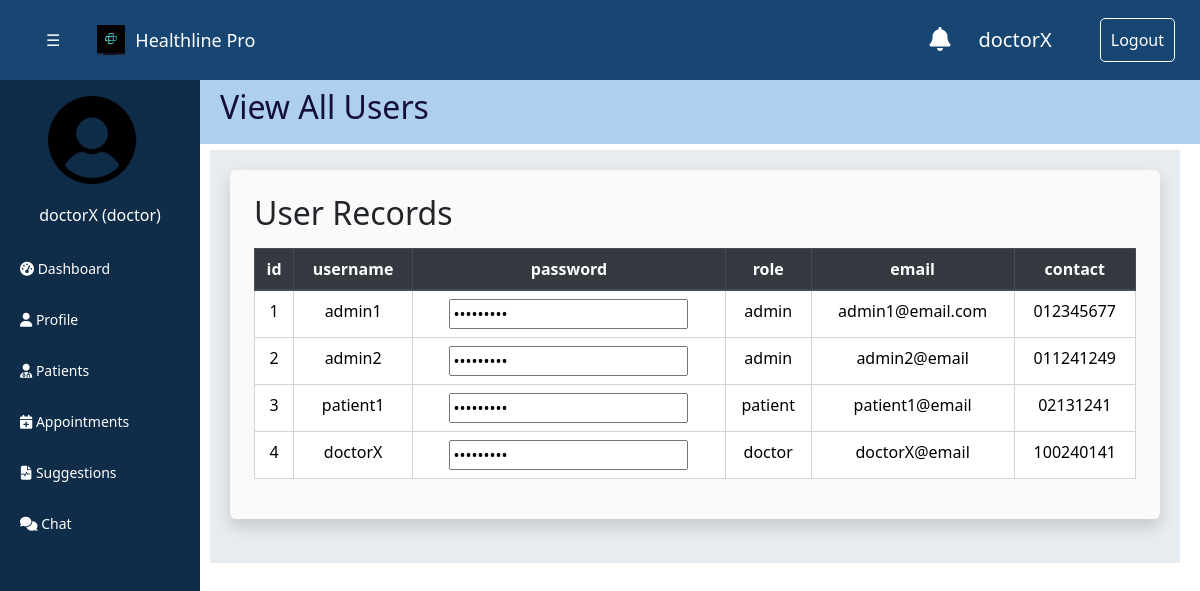
Page /users (signed in) on the committed database.
### tables this page shows
CREATE TABLE users (
        id INTEGER PRIMARY KEY AUTOINCREMENT,
        username VARCHAR(50) UNIQUE,
        password VARCHAR(50),
        role VARCHAR(50),
        email VARCHAR(100) UNIQUE,
        contact VARCHAR(20)
    );

### app.py (the view)
@app.route("/users")
def users():
    if "username" in session:
        user_data, columns = crud.fetch_data_from_table("users")
        return render_template("a_users.html", data=user_data, columns=columns)

### app.py (called while the page is built)
@app.after_request
def add_cache_control(response):
    response.headers["Cache-Control"] = "no-cache, no-store, must-revalidate"
    return response

@app.context_processor
def inject_variables():
    if "username" in session and "role" in session:
        return dict(role=session["role"], username=session["username"])
    dummy = {"role": "role", "username": "username"}
    return dummy

### crud_operation.py (called while the page is built)
def execute_fetch_query(query, params=None):
    cursor = conn.cursor()
    try:
        if params:
            cursor.execute(query, params)
        else:
            cursor.execute(query)
        table_data = cursor.fetchall()
        if not table_data:
            print("No rows found.")
        columns = [column[0] for column in cursor.description]
        return table_data, columns
    except sqlite3.Error as e:
        print(f"Error executing query: {e}")
        return None, None
    finally:
        cursor.close()

def fetch_data_from_table(table_name):
    query = f"SELECT * FROM {table_name}"
    return execute_fetch_query(query)

### templates/a_users.html (shortened to what this page needs)
{% extends 'base.html' %}
{% block header %}
View All Users
{% endblock %}
{% block content %}
<section class="section-bg p-4 rounded shadow mb-4">
    <h2 class="mb-3">User Records</h2>
    <table class="table">
        <thead class="thead-dark">
            <tr>
                {% for column in columns %}
                <th>{{ column }}</th>
                {% endfor %}
            </tr>
        </thead>
        <tbody>
            {% for row in data %}
            <tr>
                {% for value in row %}
                <td>
                    {% if loop.index0 == 2 %}
                    <input type="password" value="{{ value }}">
                    {% else %}
                    {{ value }}
                    {% endif %}
                </td>
                {% endfor %}
            </tr>
            {% endfor %}
        </tbody>
    </table>
</section>
{% endblock %}

### templates/base.html (shortened to what this page needs)
<!DOCTYPE html>
<html lang="en">
<head>
    <link href="https://maxcdn.bootstrapcdn.com/bootstrap/4.5.2/css/bootstrap.min.css" rel="stylesheet">
    <link rel="stylesheet" href="https://cdn.jsdelivr.net/npm/fullcalendar@5.10.1/main.min.css" />
    <link rel="stylesheet" href="https://cdnjs.cloudflare.com/ajax/libs/font-awesome/5.15.3/css/all.min.css"
 />
    <link rel="stylesheet" href="/static/styles.css">
    {% block additional_css %}
    <link href="./static/assets/vendor/animate.css/animate.min.css" rel="stylesheet">
    <link href="./static/assets/vendor/bootstrap/css/bootstrap.min.css" rel="stylesheet">
    <link href="./static/assets/vendor/fontawesome-free/css/all.min.css" rel="stylesheet">
    <link href="./static/assets/vendor/bootstrap-icons/bootstrap-icons.css" rel="stylesheet">
    <link href="./static/assets/vendor/boxicons/css/boxicons.min.css" rel="stylesheet">
    <link href="./static/assets/vendor/glightbox/css/glightbox.min.css" rel="stylesheet">
    <link href="./static/assets/vendor/remixicon/remixicon.css" rel="stylesheet">
    <link href="./static/assets/vendor/swiper/swiper-bundle.min.css" rel="stylesheet">
    <link href="./static/assets/css/style.css" rel="stylesheet">
    {% endblock %}
</head>
<body>
    <div class="topbar">
        <div id="main">
            <button class="btn text-light mr-3" onclick="ToggleNav()">☰ </button>
        </div>
        <div class="logo-container ml-3">
            <img src="./static/health.png" alt="Image" height="auto" class="topbar-image">
            <div class="logo">Healthline Pro</div>
        </div>
        <div class="notification-container">
            <a id="notification-button" href="/notifications">
                <i class="fas fa-bell mr-1"> </i>
            </a>
        </div>
        <div class="ml-4" style="font-size: 20px;">
            {{username}}
        </div>
        <div class="logout-button ml-5">
            <a href="/logout">Logout</a>
        </div>
    </div>
    <div id="mySidebar" class="sidebar">
        <div class="container">
            <img src="./static/user-logo.png" alt="Image" height="auto" class="sidebar-image">
            <div class="mb-3 sidebar-label">{{username}} ({{role}}) </div>
        </div>
        {%if role == "patient"%}
        <button onclick="loadPage('/dashboard')">
            <i class="fas fa-tachometer-alt"></i>
            Dashboard
        </button>
        <button onclick="loadPage('/profile')">
            <i class="fas fa-user"></i>
            Profile
        </button>
        <button onclick="loadPage('/health_records')">
            <i class="fas fa-file-alt"></i>
            Health Records
        </button>
        <button onclick="loadPage('/health_visualization')">
            <i class="fas fa-file-alt"></i>
            Visualization
        </button>
        <button onclick="loadPage('/doctors')">
            <i class="fas fa-user-md"></i>
            Doctors
        </button>
        <button onclick="loadPage('/viewappointments')">
            <i class="fas fa-calendar-check"></i>
            View Appointments
        </button>
        <button onclick="loadPage('/appointment')">
            <i class="fas fa-calendar-plus"></i>
            Request Appointment
        </button>
        <button onclick="loadPage('/resources')">
            <i class="fas fa-file-medical-alt"></i>
            Resources
        </button>
        <button onclick="loadPage('/faq')">
            <i class="fas fa-question-circle"></i>
            FAQs
        </button>
        <button onclick="loadPage('/chat')">
            <i class="fas fa-comments"></i>
            Chat
        </button>
        {%elif role == "doctor" %}
        <button onclick="loadPage('/dashboard')">
            <i class="fas fa-tachometer-alt"></i>
            Dashboard
        </button>
        <button onclick="loadPage('/profile')">
            <i class="fas fa-user"></i>
            Profile
        </button>
        <button onclick="loadPage('/patients')">
            <i class="fas fa-user-md"></i>
            Patients
        </button>
        <button onclick="loadPage('/appointment')">
            <i class="fas fa-calendar-plus"></i>
            Appointments
        </button>
        <button onclick="loadPage('/suggestions')">
            <i class="fas fa-file-medical-alt"></i>
            Suggestions
        </button>
        <button onclick="loadPage('/chat')">
            <i class="fas fa-comments"></i>
            Chat
        </button>
        {%endif%}
    </div>
    <div id="my_header" class="my_header">
        <h2>{%block header%}{% endblock %}</h2>
    </div>
    <div id="main-content" class="main-content">
        {% block content %}
        {% endblock %}
    </div>
</body>
</html>

### static/styles.css (style rules this page uses)
.topbar { position: fixed; top: 0; width: 100%; height: 10%; background-color: #184672; color: #fff; display: flex; justify-content: space-between; align-items: center; padding: 25px; font-size: 16px; box-shadow: 0 2px 5px rgba(0, 0, 0, 0.2); z-index: 500; }
.logo-container { display: flex; align-items: center; }
.topbar-image { margin-right: 10px; }
.logo { font-size: 18px; font-family:'Segoe UI', Tahoma, Geneva, Verdana, sans-serif; }
.logout-button a { color: #fff; text-decoration: none; padding: 10px 10px; border: 1px solid #fff; border-radius: 5px; }
.my_header { transition: margin-left .3s; position: fixed; top: 10%; left:200px; width: 100%; height:8%; padding: 8px 20px; z-index: 1000; background-color: #aecfed; font-family:'Segoe UI', Tahoma, Geneva, Verdana, sans-serif; color: #130e3b; }
.sidebar { position: fixed; z-index: 500; left: 0; width: 200px; padding: 10px; top: 10%; height: 100%; max-height: 90%; overflow-y: auto; background-color: #0f2c48; transition: 0.3s; text-align: left; color: #fff; }
#main { transition: margin-left .5s; }
.sidebar button { text-align: left; font-size: 14px; border-radius: 10px; padding-left:10px; }
.topbar-image { width: 28px; }
.sidebar-image { width: 100px; margin-left: 20px; margin-bottom: 3px; }
.sidebar-label { margin-top: 10px; font-size: 16px; text-align: center; margin-bottom: 10px; color: white; }
button { display: block; width: 100%; padding: 15px 0px; margin-bottom: 10px; background-color: #0f2c48; color: white; border: none; border-radius: 5px; cursor: pointer; }
.main-content { padding:20px; margin-left:210px; margin-right: 20px; margin-top: 150px; font-family:'Segoe UI', Tahoma, Geneva, Verdana, sans-serif; background-color: #e7ecf0; transition: margin-left .3s; }
table td, table th { border: 1px solid lightgray; padding: 5px; text-align: center; }
table th { background-color: lightgray; font-weight: bold; }
table { border-collapse: collapse; align-self: center; }
.notification-container { position: relative; margin-left: auto; }
.notification-container a { color:white; }
.notification-container i { font-size: 1.5rem; color: #fff; cursor: pointer; }

### static/assets/css/style.css (style rules this page uses)
a { color: #1977cc; text-decoration: none; }
section { padding: 40px 0; overflow: hidden; border-radius:10px; }
.section-bg { background-color: #fafafa; }

### rows in the picture
users: username "doctorX", role "doctor", row "4", email "doctorX@email", contact "100240141"
users: row "1", username "admin1", role "admin", email "admin1@email.com", contact "012345677"
users: row "2", username "admin2", role "admin", email "admin2@email", contact "011241249"
users: row "3", username "patient1", role "patient", email "patient1@email", contact "02131241"

### other values in the picture
{{ column }} "id" "username" "password" "role" "email" "contact"
